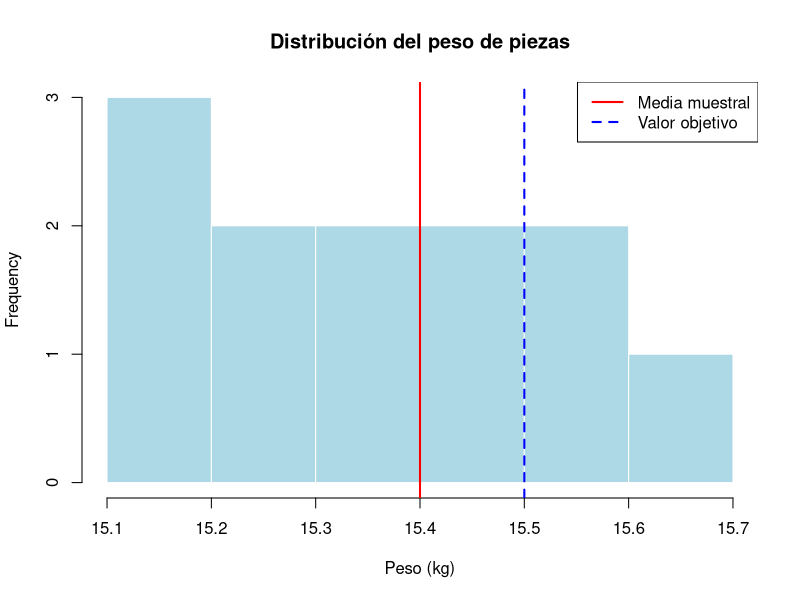
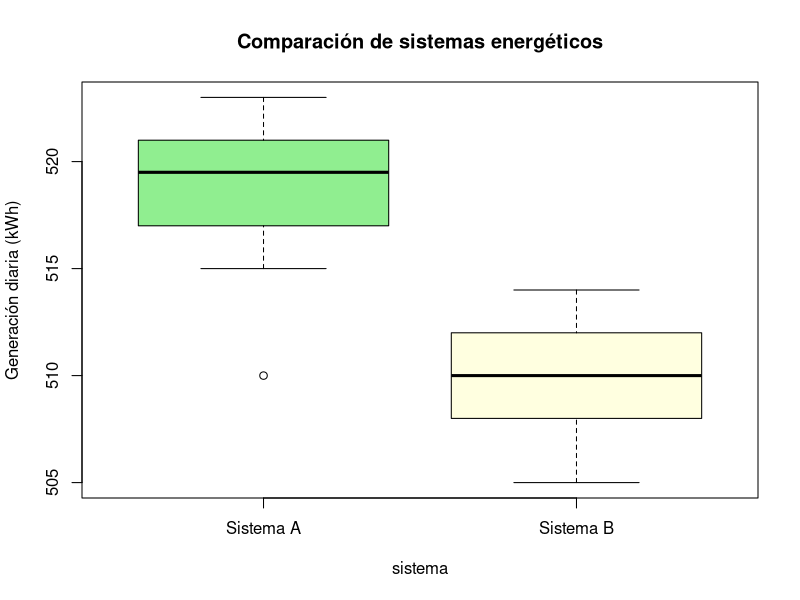
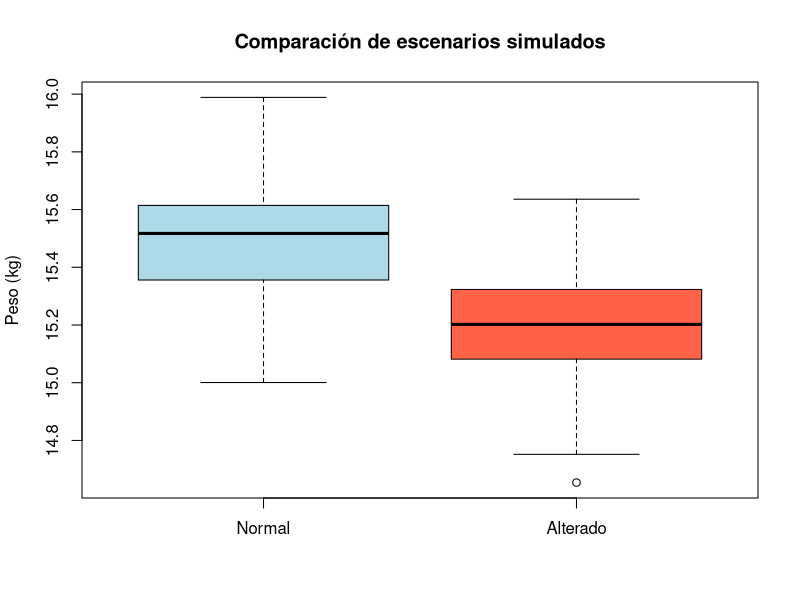

Source code (R) for these figures, in order:
## ---- chunk 1
peso <- c(15.2, 15.5, 15.1, 15.6, 15.3, 15.4,
          15.2, 15.7, 15.3, 15.5, 15.4, 15.6)
peso
## ---- chunk 2
mean(peso)
sd(peso)
## ---- chunk 3
t.test(peso, conf.level = 0.95)$conf.int
## ---- chunk 4
t.test(peso, mu = 15.5)
## ---- chunk 5
hist(peso,
     col = "lightblue",
     border = "white",
     main = "Distribución del peso de piezas",
     xlab = "Peso (kg)")
abline(v = mean(peso), col = "red", lwd = 2)
abline(v = 15.5, col = "blue", lwd = 2, lty = 2)
legend("topright",
       legend = c("Media muestral", "Valor objetivo"),
       col = c("red", "blue"),
       lwd = 2,
       lty = c(1,2))
## ---- chunk 6
sistema_A <- c(510, 515, 520, 518, 522, 519, 521, 517, 523, 520)
sistema_B <- c(505, 508, 512, 510, 511, 509, 513, 507, 514, 510)

t.test(sistema_A, sistema_B)
## ---- chunk 7
datos <- data.frame(
  generacion = c(sistema_A, sistema_B),
  sistema = rep(c("Sistema A", "Sistema B"), each = 10)
)

boxplot(generacion ~ sistema,
        data = datos,
        col = c("lightgreen", "lightyellow"),
        main = "Comparación de sistemas energéticos",
        ylab = "Generación diaria (kWh)")
## ---- chunk 8
set.seed(321)

normal <- rnorm(100, mean = 15.5, sd = 0.2)
alterado <- rnorm(100, mean = 15.2, sd = 0.2)

mean(normal)
mean(alterado)
## ---- chunk 9
boxplot(normal, alterado,
        names = c("Normal", "Alterado"),
        col = c("lightblue", "tomato"),
        main = "Comparación de escenarios simulados",
        ylab = "Peso (kg)")
## ---- chunk 10
t.test(normal, alterado)
